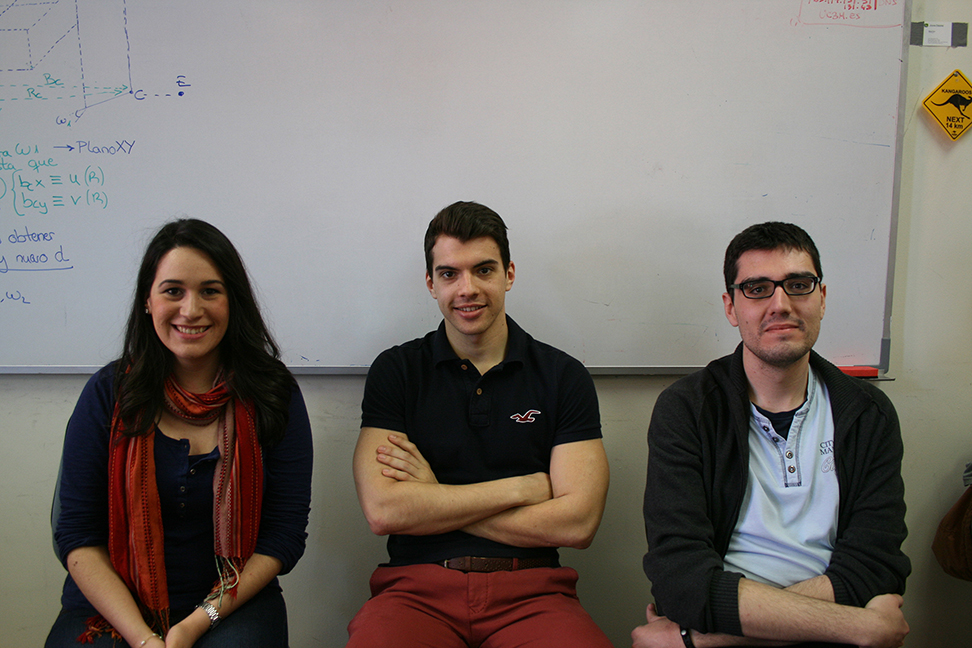
//> input picture OpenCV Edex/Convolucion/Convolucion/foto.jpg, 972 x 648 px, given in place of the camera
$ ./inputfromcamera   (built with g++ and OpenCV 4)
//> lines starting //> are read from the running program, lines starting //| are printed output that depends on the picture; after the words box and inside, x2 and y2 are one past the last pixel; in counts of white or black regions, pixels touching at a corner belong together
/*En este ejemplo se aprendera a capturar video de la camara y mostrarlo en la pantalla*/

#include <opencv2/highgui/highgui.hpp>
#include <opencv2/imgproc/imgproc.hpp>
#include <cstdio>
#include <opencv2/opencv.hpp>

using namespace cv;
using namespace std;

void colorReduce(Mat imagen, int factor){
	int nfilas = imagen.rows;
	int ncols = imagen.cols *imagen.channels();
	for (int j = 0; j < nfilas; j++){
		uchar *data = imagen.ptr<uchar>(j);				//Nos devuelve la direccion de la fila (j) en la imagen
		for (int i = 0; i < ncols; i++){
			data[i] = data[i] / factor*factor + factor / 2;
			//data[i] = data[i] - data[i] % factor + factor / 2;
		}
	}
}
int main(){

	namedWindow("Camara", CV_WINDOW_AUTOSIZE);
	VideoCapture cam(0);
	// [6 lines of commented-out code are left out]
	if (!cam.isOpened()){
		cout << "No se puede capturar el video" << endl;
		return -1;
	}

	Mat gray, canny;
	for (;;){
		Mat frame;
		cam >> frame;
//> frame is the input picture: 648 rows x 972 cols, CV_8UC3; mean B, G, R 108, 113.3, 120.3
		cvtColor(frame, gray, COLOR_BGR2GRAY);
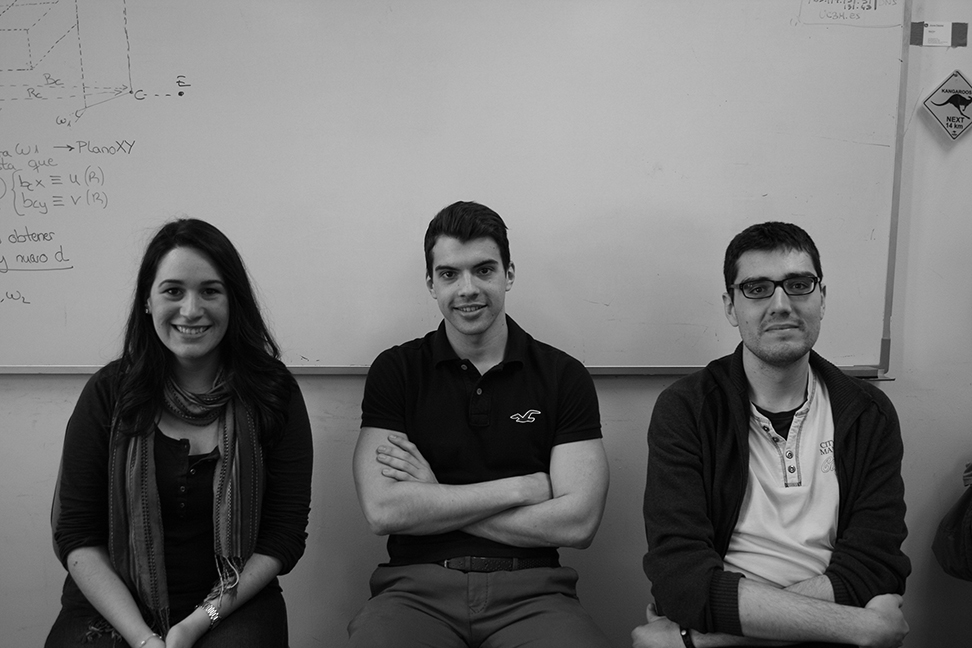
//> gray: 648 rows x 972 cols, CV_8UC1; min 0, max 255, mean 114.8
		colorReduce(gray, 128);
//> after the loop in colorReduce, `for (int j = 0; j < nfilas; j++)`:
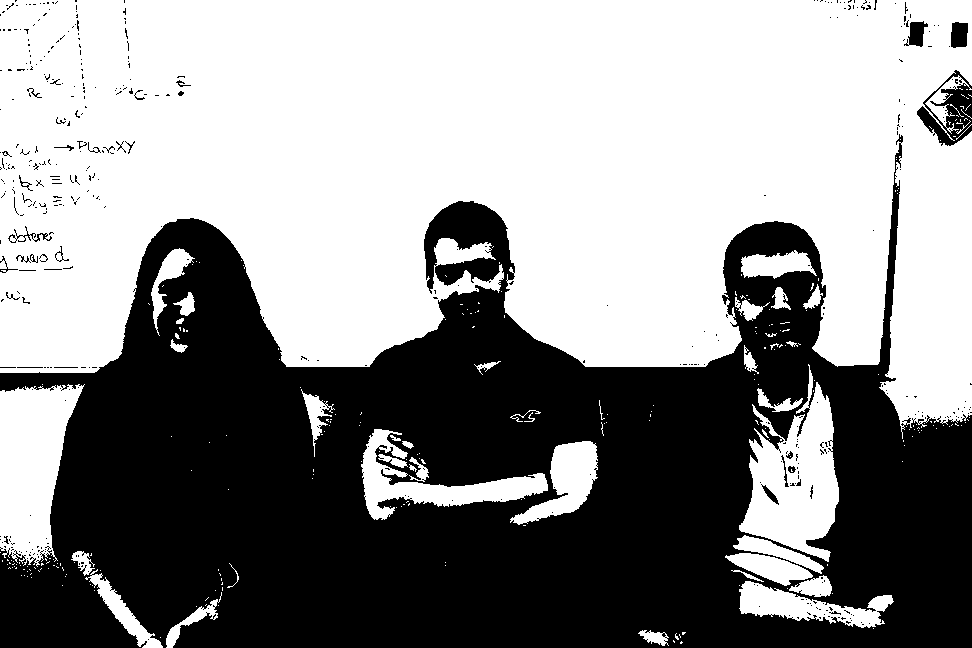
//> imagen: 648 rows x 972 cols, CV_8UC1; values 64 (black) and 192 (white), 56.5% white; 446 black regions (414 under 20 px), largest, box (x1, y1, x2, y2) and area: (0, 134, 972, 648) 269091, (917, 70, 972, 146) 1847, (951, 22, 968, 48) 391
		GaussianBlur(gray, gray, Size(3, 3), 1.5, 1.5);
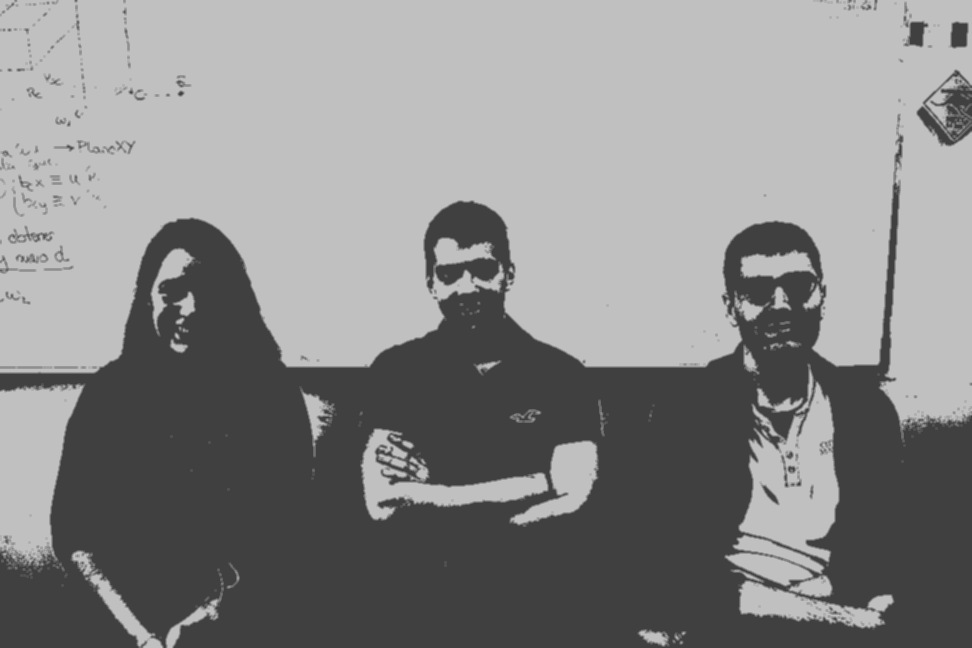
//> gray: 648 rows x 972 cols, CV_8UC1; 5.93% of pixels changed, all inside (x1, y1, x2, y2) = (0, 0, 972, 648)
		Canny(gray, canny, 50, 60, 3);
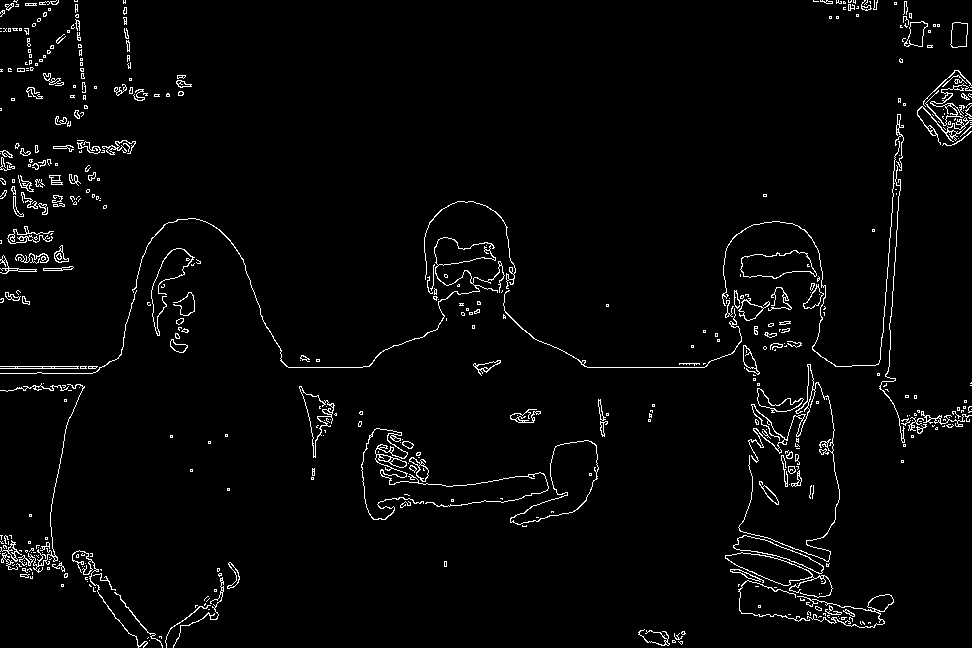
//> canny: 648 rows x 972 cols, CV_8UC1; 2.8% white in thin lines or dots

		imshow("Camara", canny);
		if (waitKey(30) >= 0) break;
//> the Esc key is pressed
	}


	return 0;
}
